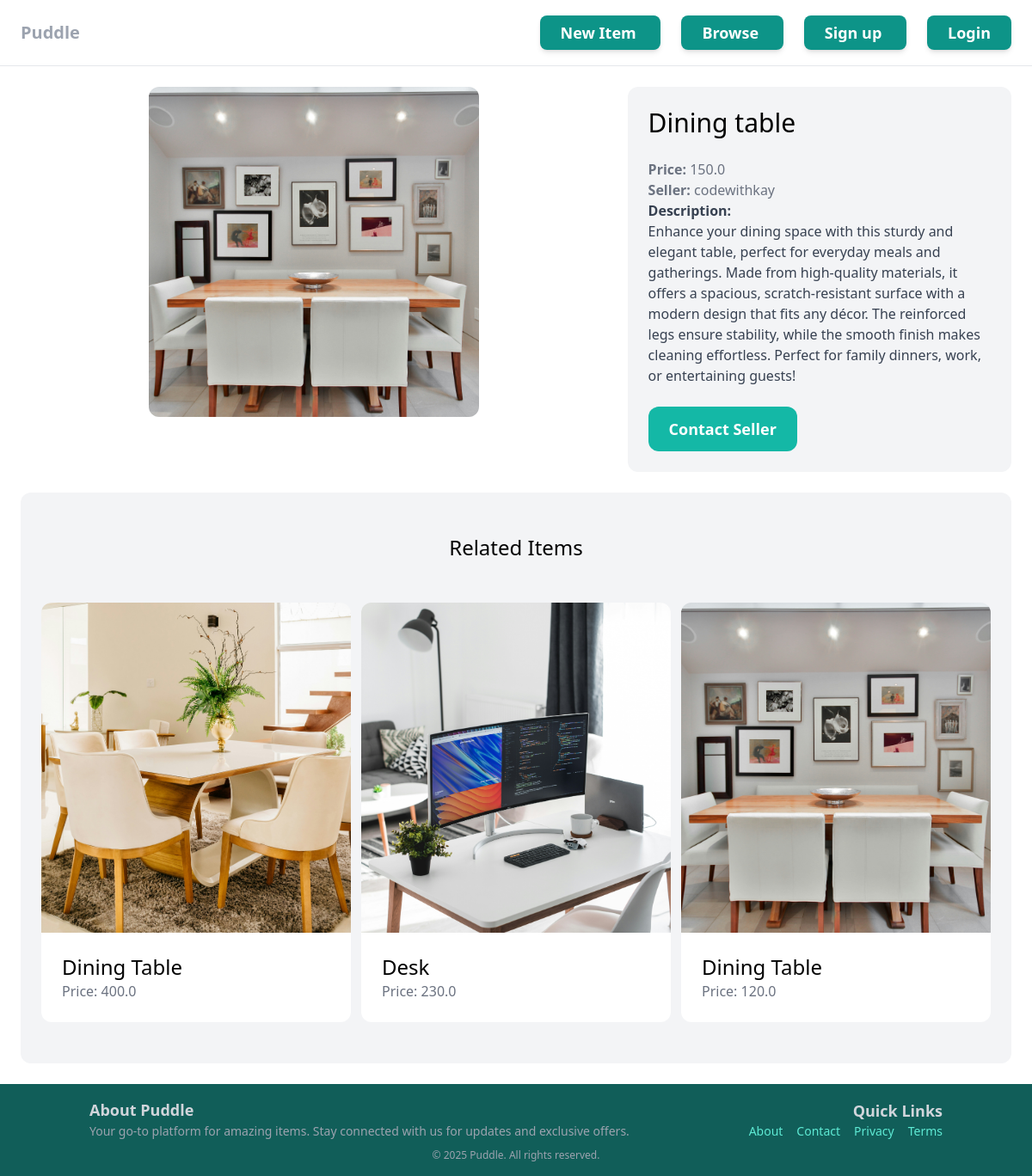
Page /items/11/ on the committed database.
### item/models.py (models this page shows, shortened)
class Item(models.Model):
    category= models.ForeignKey(Category, related_name="items", on_delete=models.CASCADE)
    name = models.CharField(max_length=255)
    description = models.TextField(blank=True, null=True)
    price = models.FloatField()
    image = models.ImageField(upload_to="item_image", blank=True, null=True) # pip install pillow
    is_sold = models.BooleanField(default=False)
    created_by = models.ForeignKey(User, related_name="items", on_delete=models.CASCADE)
    created_at = models.DateTimeField(auto_now_add=True)

### item/views.py (the view)
# urls.py: path("<int:pk>/", views.detail, name="detail"),
def detail(request, pk):  # pk==primary-key
    item = get_object_or_404(Item, pk=pk)
    related_items = Item.objects.filter(category=item.category, is_sold=False).exclude(pk=pk)[0:3]
    return render(request, "item/detail.html", {
        "item": item,
        "related_items": related_items
    })

### item/templates/item/detail.html (shortened to what this page needs)
{% extends "core/base.html" %}
{% block content %}
<div class="grid grid-cols-1 md:grid-cols-5 gap-6">
  <div class="md:col-span-3">
    <div class="flex justify-center">
      <img src="{{ item.image.url }}" alt="image" class="rounded-xl w-96 h-96 object-cover" />
    </div>
  </div>
  <div class="md:col-span-2 p-6 bg-gray-100 rounded-xl">
    <h1 class="mb-6 text-3xl">{{ item.name }}</h1>
    <p class="text-gray-500"><strong>Price:</strong> {{ item.price }}</p>
    <p class="text-gray-500"><strong>Seller:</strong> {{ item.created_by.username }}</p>
    {% if item.description %}
      <p class="text-gray-700">
        <strong class="text-gray-700">Description:</strong><br />{{ item.description }}
      </p>
    {% endif %}
    {% if request.user == item.created_by %}
      <div class="mt-6 p-6 bg-white rounded-xl">
        <p>This is your item!</p>
        <a href="{%url 'item:edit' item.id %}" class="inline-block mt-6 px-6 py-3 text-lg font-semibold bg-teal-500 text-white rounded-xl">Edit</a>
        <a href="{% url 'item:delete' item.id %}" class="inline-block mt-6 px-6 py-3 text-lg font-semibold bg-red-500 text-white rounded-xl">Delete</a>
      </div>
    {% else %}
      <a href="{% url 'conversation:new' item.id %}" class="inline-block mt-6 px-6 py-3 text-lg font-semibold bg-teal-500 text-white rounded-xl hover:bg-teal-700">Contact Seller</a>
    {% endif %}
  </div>
</div>
<div class="mt-6 px-6 py-12 bg-gray-100 rounded-xl">
  <h2 class="mb-12 text-2xl text-center">Related Items</h2>
  <div class="grid grid-cols-1 sm:grid-cols-2 lg:grid-cols-3 gap-3">
    {% for item in related_items %}
      <div>
        <a href="{% url 'item:detail' item.id %}">
          <div>
            <img src="{{ item.image.url }}" class="w-full h-96 object-cover rounded-t-xl" alt="image" />
          </div>
          <div class="p-6 bg-white rounded-b-xl">
            <h2 class="text-2xl">{{ item.name }}</h2>
            <p class="text-gray-500">Price: {{ item.price }}</p>
          </div>
        </a>
      </div>
    {% endfor %}
  </div>
</div>
{% endblock %}

### rows in the picture
Item: image (picture), name "Dining table", price "150.0", created_by.username "codewithkay", description "Enhance your dining space with this sturdy and elegant table, perfect for everyday meals and gatherings. Made from high-quality materials, it offers a spacious, scratch-resistant surface with a modern design that fits any décor. The reinforced legs ensure stability, while the smooth finish makes cleaning effortless. Perfect for family dinners, work, or entertaining guests!"
Item: image (picture), name "Dining Table", price "400.0"
Item: image (picture), name "Desk", price "230.0"
Item: image (picture), name "Dining Table", price "120.0"
